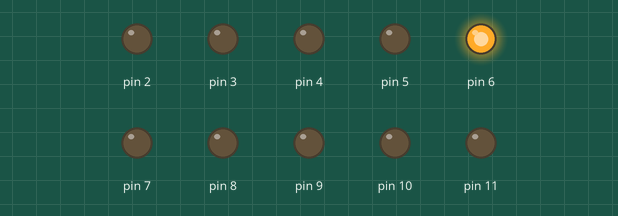
Simulated run of this sketch. Board: Arduino Uno, built with avr-gcc and run on an emulated ATmega328P. Parts: output pins drawn as LEDs (lit = HIGH).

Above: at 0.1 s.
Timing chart, 0 to 1.6 s (numbered marks = the images above):
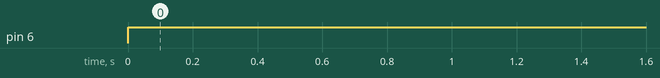

Measured:
- by itself, pin 6: LOW → HIGH at 0.00 s

The sketch:

Aula-04-Entrada-Do-Usuario.ino
```cpp
// Define a "entrada do usuário"
const int led = 5;

void setup()
{
  // pinMode(led, OUTPUT);
  // Define todas as portas entre 2 e 11
  for(int i=2; i<12; i++) {
    pinMode(i, OUTPUT);
  }
}

void loop()
{
  // digitalWrite(led, HIGH);
  if(led >= 2 && led <= 13) {
    for(int i=2; i<12; i++) {
      if(i==led) {
        digitalWrite(i+1, HIGH);
      }
    }
  }
  delay(1000);
}
```
